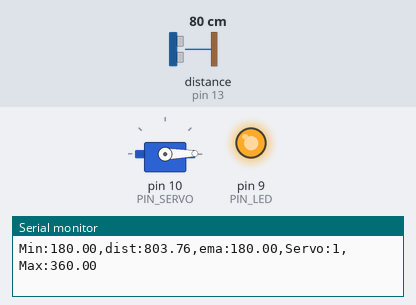
Bench run of a sketch on a simulated Arduino Uno, built with avr-gcc and run on an emulated ATmega328P. Parts: servo, output pins drawn as LEDs (lit = HIGH), the last lines printed to the serial monitor. Wiring (inferred from the names in the program): ultrasonic range finder: trigger pin 12; echo pin 13. Dashed ring = blinking. Inputs (shaded band) come from the test bench; at power-on: distance to the obstacle (sensor on pin 13) 80 cm. The echo pulse lasts 58.3 µs per cm; pins used as bus, display or sensor lines are not drawn.

Above: at 1.2 s.
1.3 s: distance to the obstacle (sensor on pin 13) set to 18 cm
At 1.84 s:
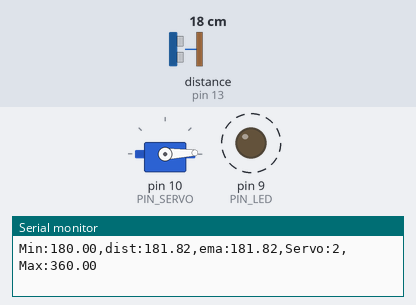
4.3 s: distance to the obstacle (sensor on pin 13) set to 35 cm
At 5.6 s:
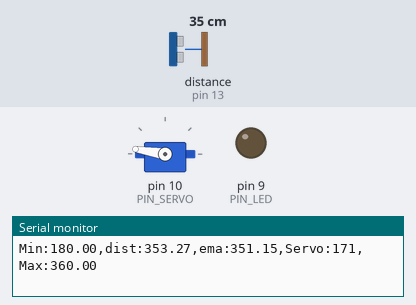
7.3 s: distance to the obstacle (sensor on pin 13) set to 2 cm
At 8.5 s:
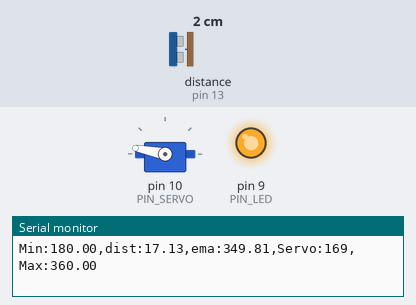
8.8 s: distance to the obstacle (sensor on pin 13) set to 18 cm
At 11.7 s:
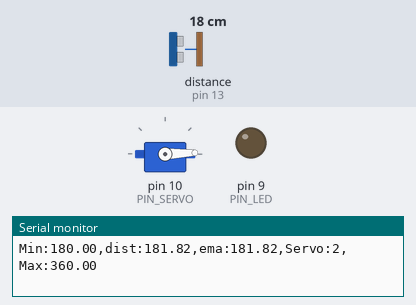
11.8 s: distance to the obstacle (sensor on pin 13) set to 4 cm
At 12.6 s:
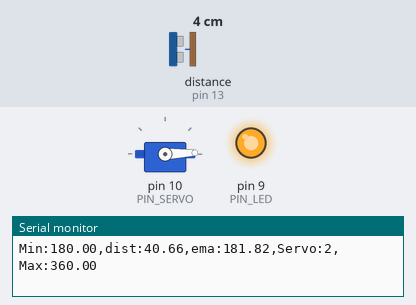
Timing chart, 0 to 14.3 s (numbered marks = the images above; inputs shaded):
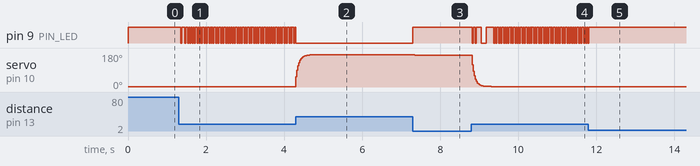

Measured:
- after the input at 1.3 s, pin 9 (PIN_LED): alternates HIGH for 0.03 s and LOW for 0.02 s, starting after 0.05 s; servo on pin 10 (PIN_SERVO): 1° → 2° after 0.10 s
- after the input at 7.3 s, pin 9 (PIN_LED): LOW → HIGH at once; servo on pin 10 (PIN_SERVO): goes on until 7.4 s, then stays 169°
- after the input at 8.8 s, servo on pin 10 (PIN_SERVO): moves from 169° to 2° over 0.48 s, starting at once
- after the input at 11.8 s, pin 9 (PIN_LED): goes on until 11.8 s, then stays HIGH

The sketch:

11P07.ino
```cpp
#include <Servo.h>

// Arduino pin assignment
#define PIN_LED   9   // LED active-low
#define PIN_TRIG  12  // sonar sensor TRIGGER
#define PIN_ECHO  13  // sonar sensor ECHO
#define PIN_SERVO 10  // servo motor

// configurable parameters for sonar
#define SND_VEL 346.0     // sound velocity at 24 celsius degree (unit: m/sec)
#define INTERVAL 25      // sampling interval (unit: msec)
#define PULSE_DURATION 10 // ultra-sound Pulse Duration (unit: usec)
#define _DIST_MIN 180.0   // minimum distance to be measured (unit: mm) -> 18cm
#define _DIST_MAX 360.0   // maximum distance to be measured (unit: mm) -> 36cm

#define TIMEOUT ((INTERVAL / 2) * 1000.0) // maximum echo waiting time (unit: usec)
#define SCALE (0.001 * 0.5 * SND_VEL) // coefficent to convert duration to distance

#define _EMA_ALPHA 0.3    // EMA weight of new sample (range: 0 to 1)

#define _DUTY_MIN 550  // servo full clockwise position (0 degree)
#define _DUTY_NEU ((_DUTY_MIN + _DUTY_MAX) / 2) // servo neutral position (90 degree)
#define _DUTY_MAX 2400 // servo full counterclockwise position (180 degree)

// global variables
float dist_ema, dist_prev = _DIST_MAX; // unit: mm
unsigned long last_sampling_time;       // unit: ms

Servo myservo;

void setup() {
  // initialize GPIO pins
  pinMode(PIN_LED, OUTPUT);
  pinMode(PIN_TRIG, OUTPUT);    // sonar TRIGGER
  pinMode(PIN_ECHO, INPUT);     // sonar ECHO
  digitalWrite(PIN_TRIG, LOW);  // turn-off Sonar

  // LED 초기화
  digitalWrite(PIN_LED, HIGH);

  myservo.attach(PIN_SERVO);
  myservo.writeMicroseconds(_DUTY_MIN); // 초기 위치: 0도

  // initialize USS related variables
  dist_prev = _DIST_MIN;
  dist_ema = _DIST_MIN;

  // initialize serial port
  Serial.begin(57600);
}

void loop() {
  float dist_raw, dist_filtered;

  if (millis() < last_sampling_time + INTERVAL)
    return;

  // 초음파 거리 측정 (mm)
  dist_raw = USS_measure(PIN_TRIG, PIN_ECHO);

  // 범위 필터 (Range Filter) - 18cm~36cm 밖이거나 측정 실패(0.0) 시 이전 값 유지
  if ((dist_raw == 0.0) || (dist_raw > _DIST_MAX) || (dist_raw < _DIST_MIN)) {
      dist_filtered = dist_prev;
  } else {    // 유효 측정 범위 내 (180mm ~ 360mm)
      dist_filtered = dist_raw;
      dist_prev = dist_raw;
  }

  // Modify the below line to implement the EMA equation
  dist_ema = (_EMA_ALPHA * dist_filtered) + ((1.0 - _EMA_ALPHA) * dist_ema);

  // 거리에 비례한 서보모터 제어 (18cm 이하: 0도, 36cm 이상: 180도, 사이 구간 선형 매핑)
  long target_duty = map((long)dist_ema, (long)_DIST_MIN, (long)_DIST_MAX, _DUTY_MIN, _DUTY_MAX);
  target_duty = constrain(target_duty, _DUTY_MIN, _DUTY_MAX);

  myservo.writeMicroseconds(target_duty);

  // LED 제어 (측정 범위 18cm~36cm 내에 들어오면 점등)
  if (dist_raw >= _DIST_MIN && dist_raw <= _DIST_MAX) {
    digitalWrite(PIN_LED, LOW);  // LED ON
  } else {
    digitalWrite(PIN_LED, HIGH); // LED OFF
  }

  // output the distance to the serial port
  Serial.print("Min:");       Serial.print(_DIST_MIN);
  Serial.print(",dist:");     Serial.print(dist_raw);
  Serial.print(",ema:");      Serial.print(dist_ema);
  Serial.print(",Servo:");    Serial.print(myservo.read());
  Serial.print(",Max:");      Serial.print(_DIST_MAX);
  Serial.println("");

  last_sampling_time += INTERVAL;
}

// get a distance reading from USS. return value is in millimeter.
float USS_measure(int TRIG, int ECHO)
{
  digitalWrite(TRIG, HIGH);
  delayMicroseconds(PULSE_DURATION);
  digitalWrite(TRIG, LOW);

  return pulseIn(ECHO, HIGH, TIMEOUT) * SCALE; // unit: mm
}
```
